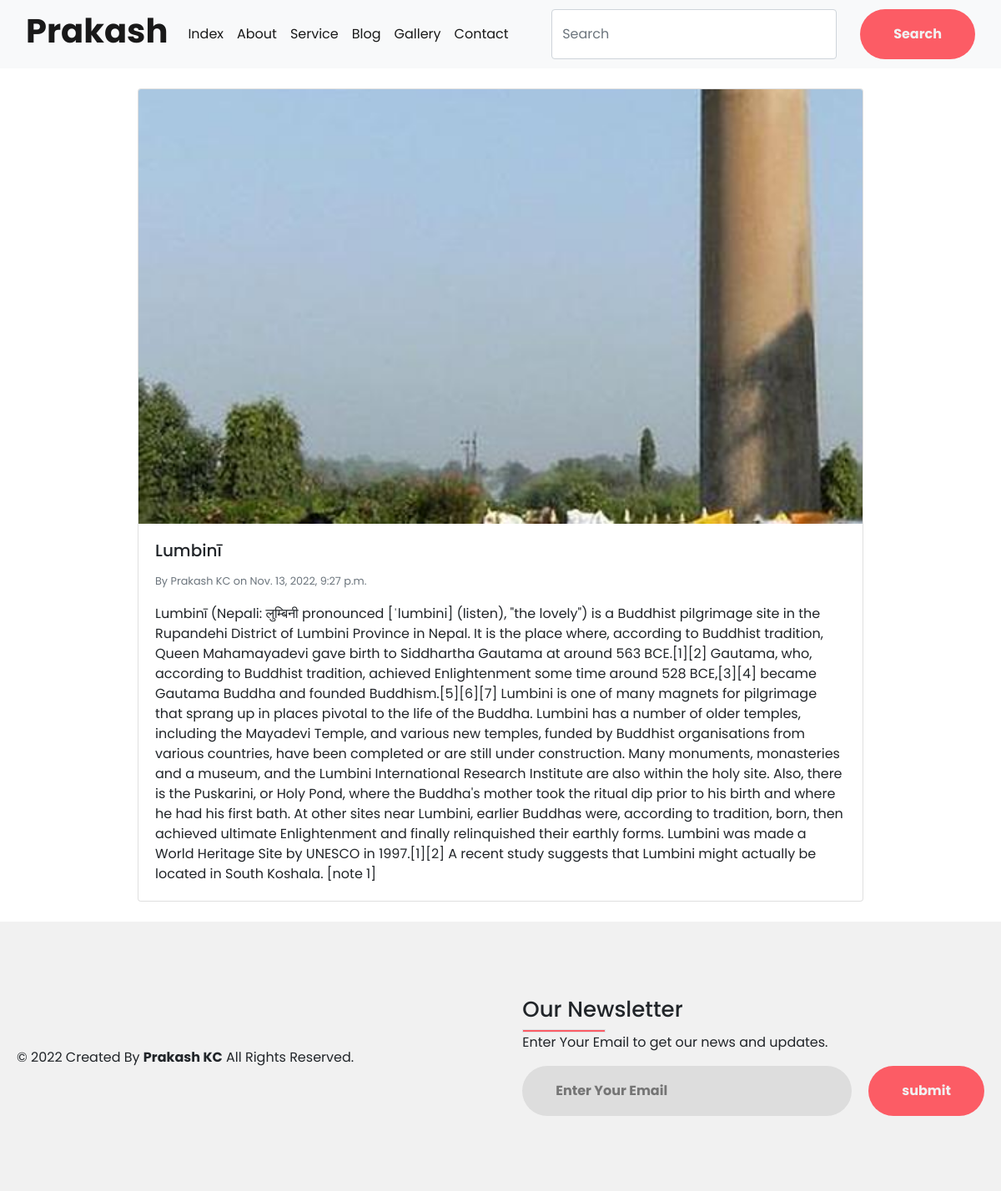
The page /blog/lumbini on the database its author committed.
### blogsite/models.py (models this page shows)
class blog_post(models.Model):
    title=models.CharField(max_length=100, blank=False)
    slug=models.SlugField(max_length=100)
    author=models.CharField(max_length=50)
    image=ResizedImageField(size=[500, 300], crop=['middle', 'center'], upload_to='static/img')
    description=models.TextField()
    post_time=models.DateTimeField(auto_now_add=True)

### blogsite/views.py (the view)
# urls.py: path("blog/<str:slug>", views.blog_detail, name="blog_detail"),
def blog_detail(requist,slug):
    detail_post=blog_post.objects.filter(slug=slug)
    context={
        'detail_post':detail_post
    }
    return render(requist,'blog_detail.html',context)

### templates/blog_detail.html
{% extends 'base.html' %}
{% load static %}
{% block content %}
<div class="container w-75 my-4">
    {% for post in detail_post %}
    <div class="card mb-3 mt-3">
        <img class="card-img-top" src="{{post.image.url}}" alt="Card image cap">
        <div class="card-body">
          <h5 class="card-title">{{post.title}}</h5>
          <p class="card-text"><small class="text-muted"> By {{post.author}} on {{post.post_time}}</small></p>
          <p class="card-text">{{post.description}}</p>
        </div>
      </div>
    </div>
    {% endfor %}
{% endblock content %}

### static/css/style-about.css (style rules this page uses)
* { margin:0px; padding:0px; box-sizing: border-box; font-family: 'Poppins', sans-serif; }

### static/css/style_footer.css (style rules this page uses)
body { margin: 0; padding: 0; font-family: 'Yaldevi', sans-serif; min-height: 100vh; }

### rows shown on the page
blog_post: image (picture), title "Lumbinī", author "Prakash KC", post_time "Nov. 13, 2022, 9:27 p.m.", description "Lumbinī (Nepali: लुम्बिनी pronounced [ˈlumbini] (listen), \"the lovely\") is a Buddhist pilgrimage site in the Rupandehi District of Lumbini Province in Nepal. It is the place where, according to Buddhist tradition, Queen Mahamayadevi gave birth to Siddhartha Gautama at around 563 BCE.[1][2] Gautama, who, according to Buddhist tradition, achieved Enlightenment some time around 528 BCE,[3][4] became Gautama Buddha and founded Buddhism.[5][6][7] Lumbini is one of many magnets for pilgrimage that sprang up in places pivotal to the life of the Buddha. Lumbini has a number of older temples, including the Mayadevi Temple, and various new temples, funded by Buddhist organisations from various…"
